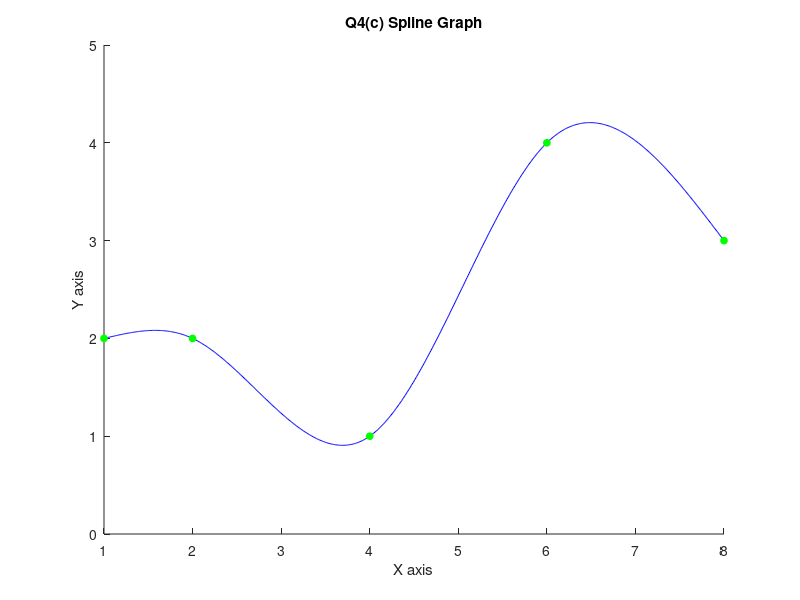

MATLAB code to generate this figure:
%clear figure
clf;

% points
x = [1 2 4 6 8];
y = [2 2 1 4 3];

% piecewise function values
x1 = 1:0.01:2;
x2 = 2:0.01:4;
x3 = 4:0.01:6;
x4 = 6:0.01:8;
y1 = -35/164*x1.^3+105/164*x1.^2-35/82*x1+2;
y2 = 99/328*x2.^3-201/82*x2.^2+236/41*x2-87/41;
y3 = -121/328*x3.^3+459/82*x3.^2-1084/41*x3+1673/41;
y4 = 57/328*x4.^3-171/41*x4.^2+1319/41*x4-3133/41;

% plot curves
title('Q4(c) Spline Graph');
xlabel('X axis') % x-axis label
ylabel('Y axis') % y-axis label
hold on;
plot(x1,y1,'b');
plot(x2,y2,'b');
plot(x3,y3,'b');
plot(x4,y4,'b');
% plot points alone
plot(x,y,'o', ... 
    'MarkerSize',5, ...
    'MarkerEdgeColor','g', ...
    'MarkerFaceColor','g');

